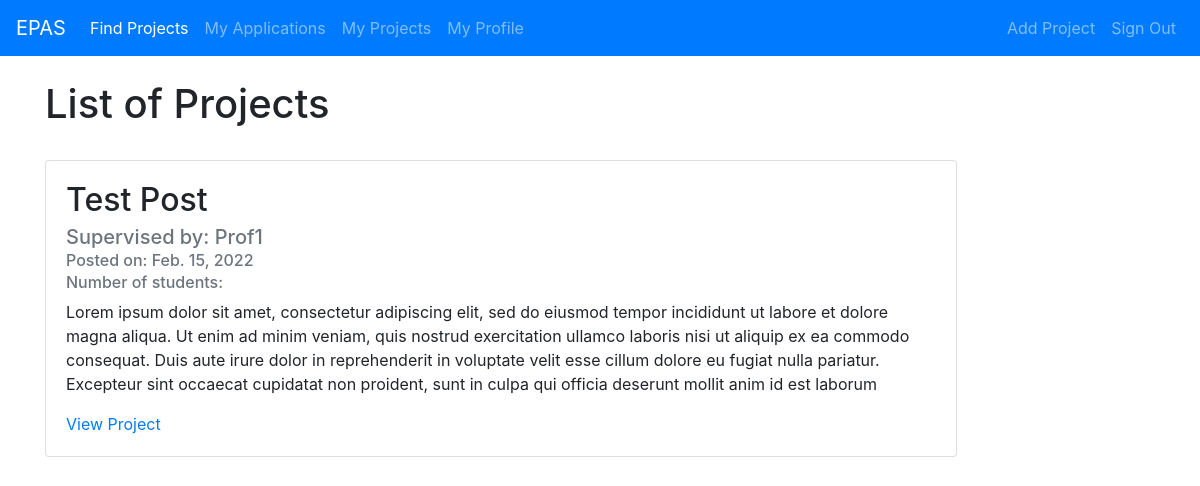
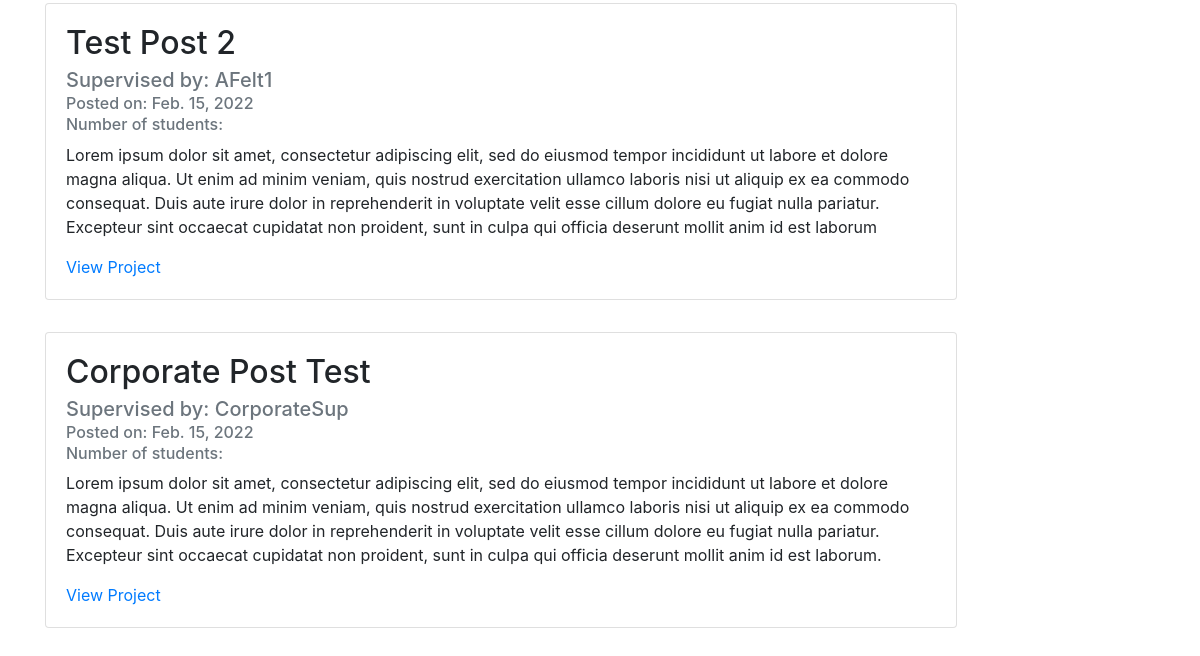
Before: / with the older database file (2 pictures, top to bottom).
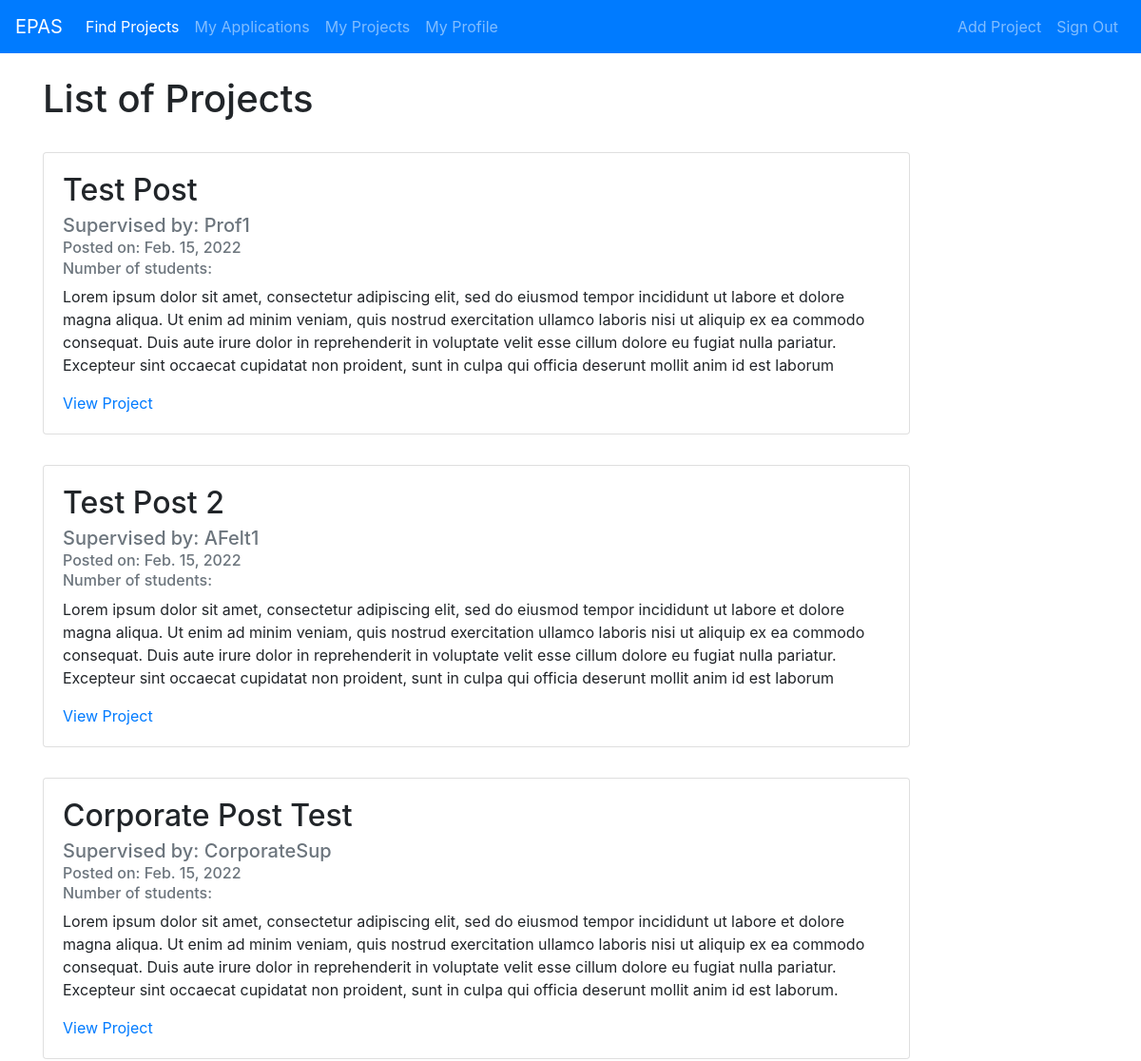
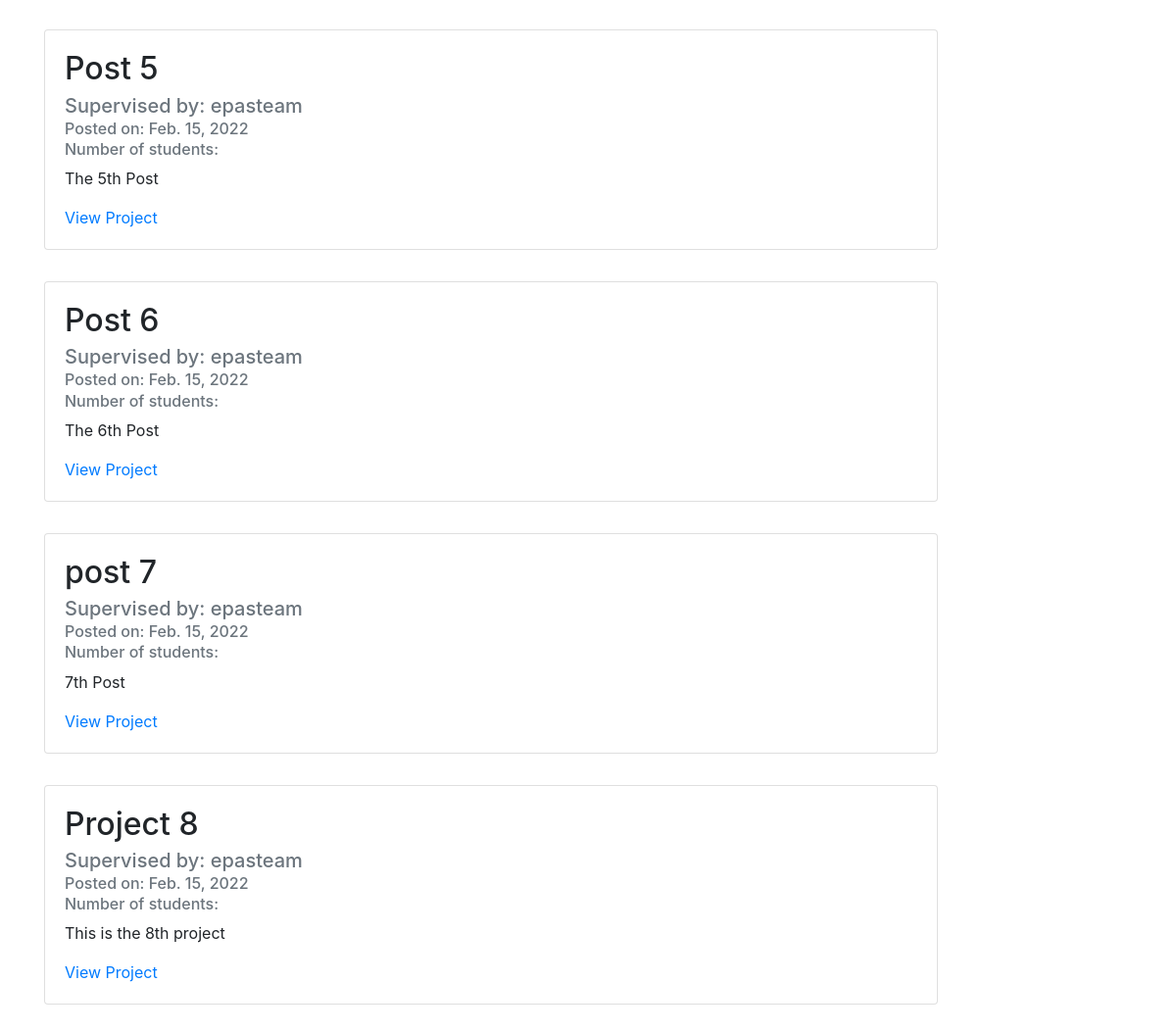
After: the same page with the newer database file (2 pictures, top to bottom).
### projectListing/models.py (models this page shows, shortened)
class Post(models.Model):
    title = models.CharField(max_length=100)
    description = models.TextField()
    date_posted = models.DateField(default=timezone.now)
    professor = models.ForeignKey(User, on_delete=models.CASCADE)

class User(AbstractUser):
    class Types(models.TextChoices):
        STUDENT = 'STUDENT', 'Student'
        PROFESSOR = 'PROFESSOR', 'Professor'
        CORPORATE_SUPERVISOR = 'CORPORATE_SUPERVISOR', 'Corporate Supervisor'
        PROGRAM_DIRECTOR = 'PROGRAM_DIRECTOR', 'Program Director'
    type = models.CharField(max_length=50, choices=Types.choices, default=Types.STUDENT)

### projectListing/views.py (the view)
# urls.py: path('', PostListView.as_view(), name='projectListing-home'),
class PostListView(ListView):
    model = Post
    template_name = 'projectListing/home.html'
    context_object_name = 'postedProject'
    ordering = ['-date_posted']

### projectListing/templates/projectListing/home.html (shortened to what this page needs)
{% extends "projectListing/base.html" %}
{% block content %}
<br>
    <h1>List of Projects</h1>    <br>
    <div class="card-deck">
        {% for post in postedProject %}
            <div class="card" style="min-width: 80%; max-width: 80%; margin-bottom: 2rem;">
                <div class="card-body">
                    <h2 class="card-title">{{ post.title }}</h2>
                    <h5 class="card-subtitle mb-2 text-muted">Supervised by: {{ post.professor }}</h3>
                    <h6 class="card-subtitle mb-2 text-muted">Posted on: {{ post.date_posted }}</h3>
                    <h6 class="card-subtitle mb-2 text-muted">Number of students: {{ post.num_students}}</h3>
                    <p class="card-text">{{ post.description }}</p>
                    <a href="{% url 'post-detail' post.id %}" class="card-link">View Project</a>
                </div>
            </div>
        {% endfor %}
{% endblock content %}

### projectListing/templates/projectListing/base.html (shortened to what this page needs)
<!DOCTYPE html>
<html>
  <head>
    <link rel="stylesheet" href="https://stackpath.bootstrapcdn.com/bootstrap/4.3.1/css/bootstrap.min.css">
  </head>
  <body>
    <div class="wrapper">
    	<nav id="navigationbar" class="navbar navbar-expand-lg navbar-dark bg-primary">
        	<a class="navbar-brand" href="#">EPAS</a>
        	<div class="collapse navbar-collapse" id="navbarSupportedContent">
          		<ul class="navbar-nav mr-auto">
					<li class="nav-item {% if request.path == "/" %}active{% endif %}">
						<a class="nav-link" href="/">Find Projects</a>
					</li>
					<li class="nav-item {% if request.path == "/applications/" %}active{% endif %}">
						<a class="nav-link" href="/applications">My Applications</a>
					</li>
					<li class="nav-item {% if request.path == "/myprojects/" %}active{% endif %}">
						<a class="nav-link" href="/myprojects">My Projects</a>
					</li>
					<li class="nav-item {% if request.path == "/profile/" %}active{% endif %}">
						<a class="nav-link" href="/profile">My Profile</a>
					</li>
          		</ul>
          		<ul class="navbar-nav">
					<li class="nav-item">
                		<a class="nav-link" href="{% url 'post-create' %}">Add Project</a>
           			</li>
            		<li class="nav-item">
                		<a class="nav-link" href="#">Sign Out</a>
           			</li>
          		</ul>
        	</div>
      	</nav>
      	<div id="content">
            <div class="container">
                {% block content %} {% endblock %}
      	</div>
    </div>
  </body>
</html>

Changed rows visible on the page:
added Post: title "Post 5", professor "epasteam", date_posted "Feb. 15, 2022", description "The 5th Post"
added Post: title "Post 6", professor "epasteam", date_posted "Feb. 15, 2022", description "The 6th Post"
added Post: title "post 7", professor "epasteam", date_posted "Feb. 15, 2022", description "7th Post"
added Post: title "Project 8", professor "epasteam", date_posted "Feb. 15, 2022", description "This is the 8th project"
